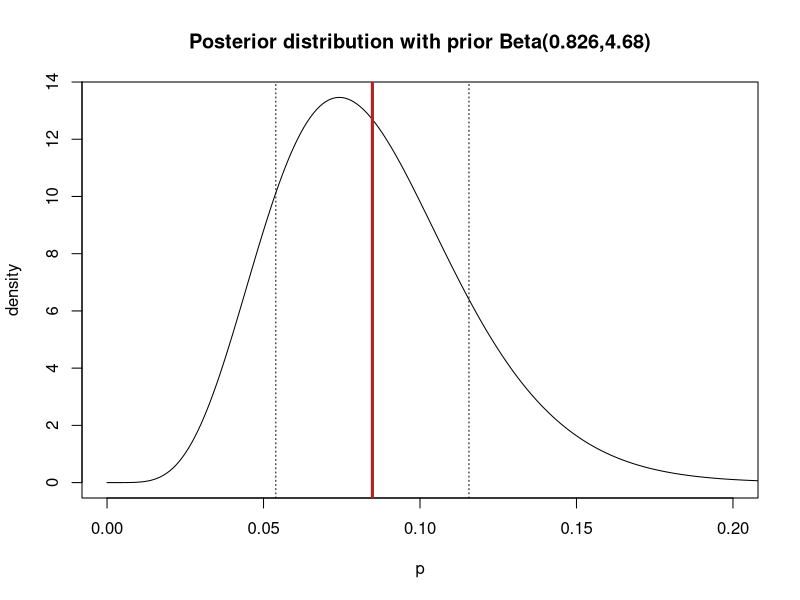
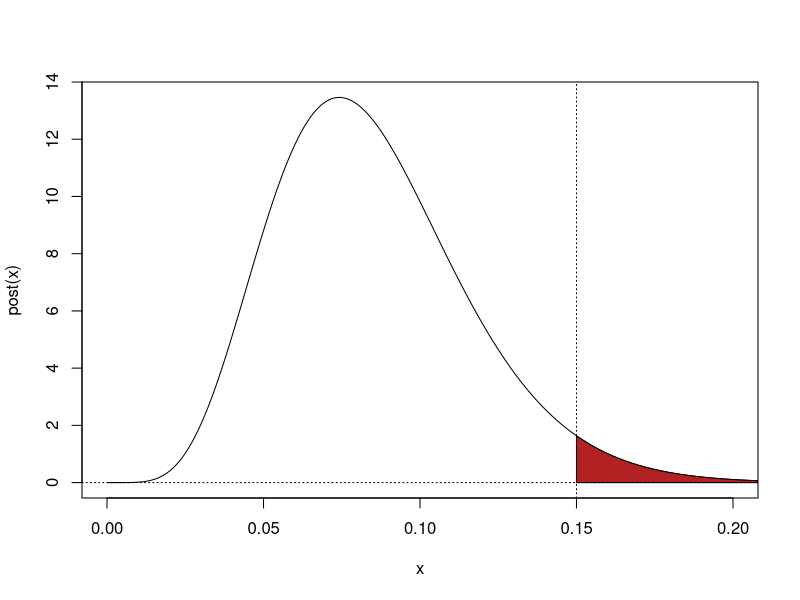
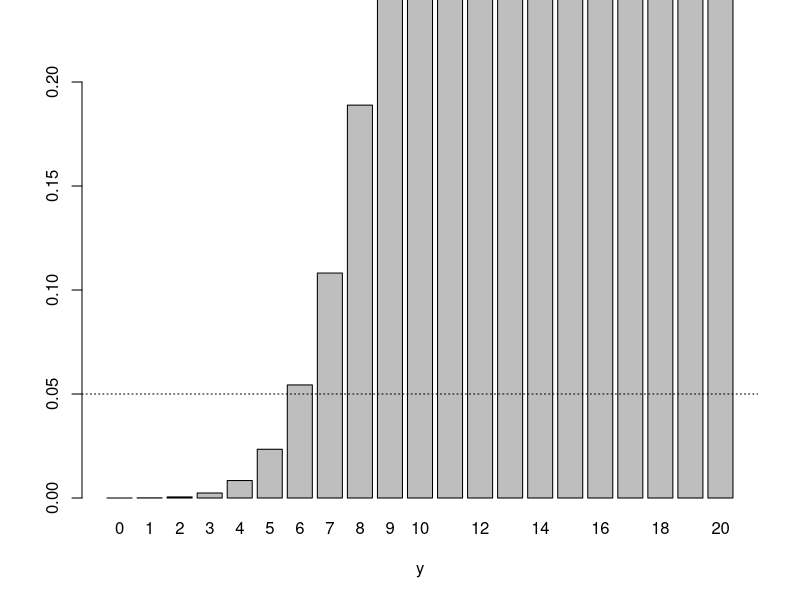
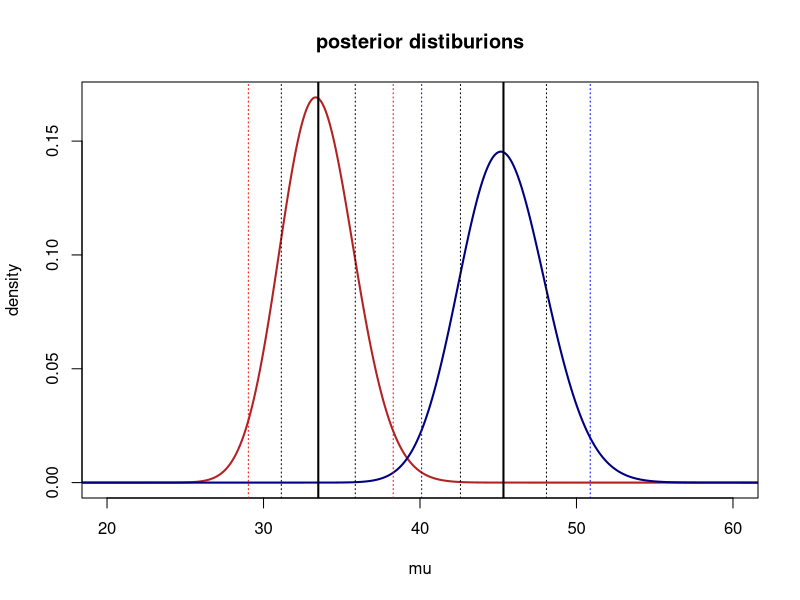
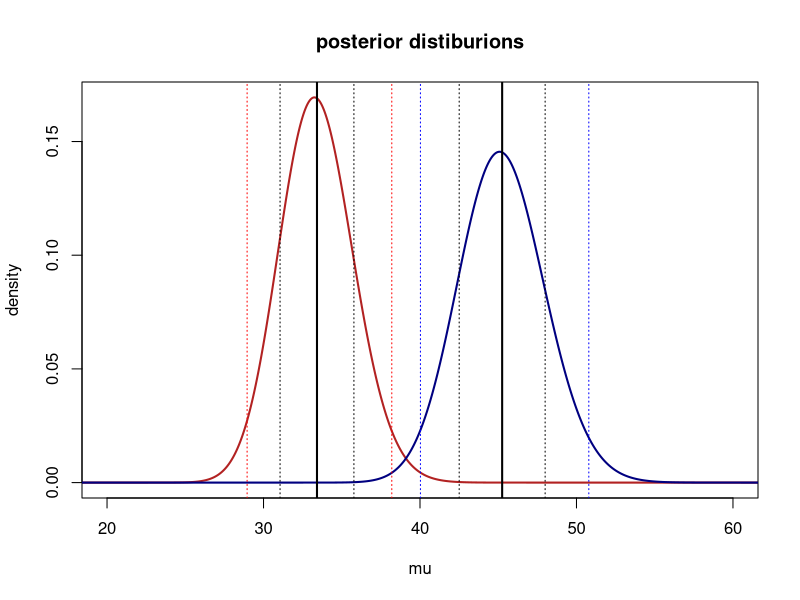
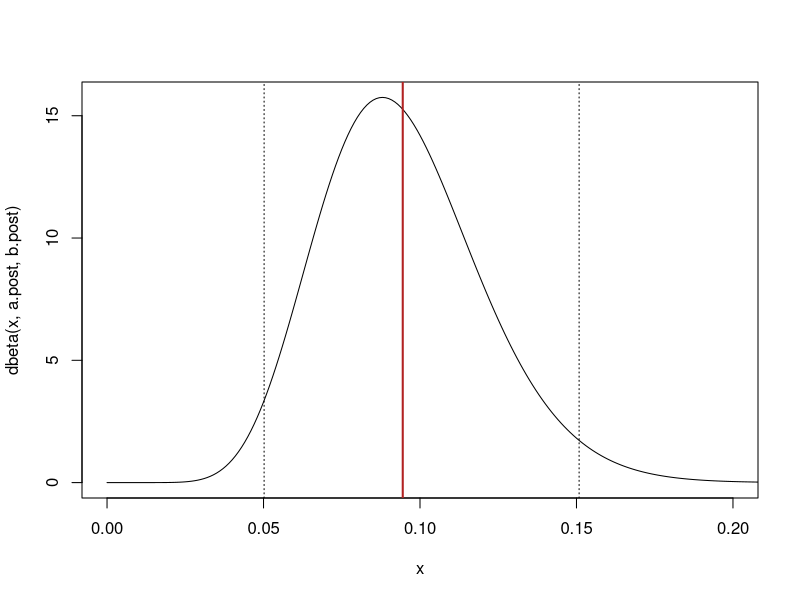
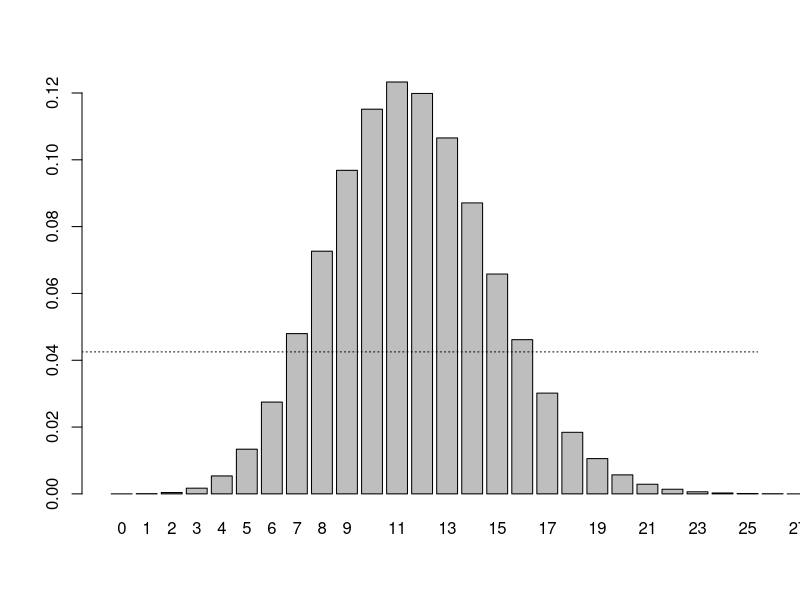

These figures' R source, in order:
## ---- chunk 1
p <- 0.15 #probability of fail detecting desease
n <- 75 #sample size 
#A) the probaility distribution is a bynomial distribution, because there are multiple bernoulli processes due to the fact the detection can either fail or not.
## ---- chunk 2
y <- 6 #observed fail of detection 

cat("The Frequentist estimator is y/n:", y/n,"\n")
cat("The Bayesian estimator with a uniform prior Beta(1,1) is a/(a+b), with a = 1+y, b=n-y+1:", (1+y)/(n-y+1))
## ---- chunk 3
#bayesian computation of posterior probability, with prior Beta(mean=0.15, sig=0.14)
m <- 0.15
s <- 0.14 
## ---- chunk 4
b <- 4.68
a <- 0.826
#The prior is a Beta(0.826,4.68) so with a Binomial Likelyhood the associated posterior is also a Beta distribution with:

a.post <- a + y
b.post <- b + n - y 

x <- seq(0,1,.001)

m.post <- a.post/(b.post+a.post)
var.post <- (a.post*b.post)/(((a.post+b.post)^2)*(a.post+b.post+1))


cat(m.post,"\n",sqrt(var.post))

plot(x, dbeta(x,a.post,b.post), type="l", main="Posterior distribution with prior Beta(0.826,4.68)", xlab = "p", ylab="density", xlim = c(0, 0.2) )
abline(v=m.post, lwd=3, col="firebrick")
abline(v=m.post-sqrt(var.post), lty="dotted")
abline(v=m.post+sqrt(var.post), lty="dotted")


## ---- chunk 5
#hypotesys test in bayesian way H0: p>=0.15

p <- 0.15
post <- function(x) {return(dbeta(x,a.post,b.post))}
cat("The integral of required region is:", integrate(post, 0.15, 1)$value*100,"%\nIt is smaller that 5% of significance level so we can reject the null hypotesys, test has produced significant results.")

plot(x,post(x),type="l", xlim = c(0,0.2))
abline(v=0.15, lty="dotted")
polygon(x=c(0.15,x[x>=0.15]), y=c(0,post(x)[x>=0.15]), col="firebrick")
abline(h=0, lty="dotted")

## ---- chunk 6
#the same HT in the frequentist way
x <-0:20

barplot(pbinom(x,75,0.15), names.arg = x, xlab="y", ylim=c(0,0.2))
abline(h=0.05, lty="dotted")
cat("y = 6 lies in the acceptance region so the H0 hypotesis should be accepted, to be more sure is useful to calculate the p-value:", pbinom(6,75,0.15)*100, "% which is higher then the 5% acceptance level so the null hypotesys must be accepted.")
## ---- chunk 7
#a uniform prior for a poisson process can be view as a Gamma(a=1,l=0) which for poisson process is coniugate to another Gamma distribution.
#The new parameters for distribution can be obtained: a.post = a + sum(y) l.post = l + n 
a.prior <- 1
l.prior <- 0 

y1 <- c(109,65,22,3,1,0)
y2 <- c(144,91,32,3,1,0)
 
n <- length(y1)

a1.post <- a.prior + sum(y1)
a2.post <- a.prior + sum(y2)

l.post <- l.prior + n 

m1 <- a1.post/l.post
m2 <- a2.post/l.post
var1 <- a1.post/(l.post^2)
var2 <- a2.post/(l.post^2)
clow1 <- qgamma(0.025, a1.post, l.post)
cup1 <-  qgamma(0.975, a1.post, l.post)
clow2 <- qgamma(0.025, a2.post, l.post)
cup2 <-  qgamma(0.975, a2.post, l.post)
med1 <- qgamma(0.5, a1.post, l.post)
med2 <- qgamma(0.5, a2.post, l.post)


x <- seq(0,100,.001) 
plot(x, dgamma(x,a1.post,l.post), type="l", lwd=2, col="firebrick", main="posterior distiburions", xlim=c(20,60), xlab="mu", ylab="density")
lines(x, dgamma(x,a2.post,l.post), lwd=2, col="navy")
abline(v = m1, lwd=2)
abline(v = m2, lwd=2)
abline(v = m1-sqrt(var1), lty="dotted")
abline(v = m1+sqrt(var1), lty="dotted")
abline(v = m2-sqrt(var2), lty="dotted")
abline(v = m2+sqrt(var2), lty="dotted")

abline(v = clow1, lty="dotted", col="red")
abline(v = cup1, lty="dotted", col="red")
abline(v = clow2, lty="dotted", col="blue")
abline(v = cup2, lty="dotted", col="blue")


cat("mean are:", m1, m2, "\nvariance are:", var1, var2, "\ncredibility intervals are:[",clow1,";",cup1,"], [",clow2,";",cup2,"]", "\nmedians:",med1, med2 )
## ---- chunk 8
#with jeffrey's prior 
a.prior <- 0.5
l.prior <- 0 

y1 <- c(109,65,22,3,1,0)
y2 <- c(144,91,32,3,1,0)
 
n <- length(y1)

a1.post <- a.prior + sum(y1)
a2.post <- a.prior + sum(y2)

l.post <- l.prior + n 

m1 <- a1.post/l.post
m2 <- a2.post/l.post
var1 <- a1.post/(l.post^2)
var2 <- a2.post/(l.post^2)
clow1 <- qgamma(0.025, a1.post, l.post)
cup1 <-  qgamma(0.975, a1.post, l.post)
clow2 <- qgamma(0.025, a2.post, l.post)
cup2 <-  qgamma(0.975, a2.post, l.post)

x <- seq(0,100,.001) 
plot(x, dgamma(x,a1.post,l.post), type="l", lwd=2, col="firebrick", main="posterior distiburions", xlim=c(20,60), xlab="mu", ylab="density")
lines(x, dgamma(x,a2.post,l.post), lwd=2, col="navy")
abline(v = m1, lwd=2)
abline(v = m2, lwd=2)
abline(v = m1-sqrt(var1), lty="dotted")
abline(v = m1+sqrt(var1), lty="dotted")
abline(v = m2-sqrt(var2), lty="dotted")
abline(v = m2+sqrt(var2), lty="dotted")

abline(v = clow1, lty="dotted", col="red")
abline(v = cup1, lty="dotted", col="red")
abline(v = clow2, lty="dotted", col="blue")
abline(v = cup2, lty="dotted", col="blue")


cat("mean are:", m1, m2, "\nvariance are:", var1, var2, "\ncredibility intervals are:[",clow1,";",cup1,"], [",clow2,";",cup2,"]" )
## ---- chunk 9
n <- 116
y <- 11
cat("frequentist estimator for p is:", y/n)
## ---- chunk 10
#using beta(1,10) calculate the posterior
a.prior <- 1
b.prior <-10

a.post <- y + a.prior
b.post <- n - y + b.prior 

x<- seq(0,1,.001)

qlow <- qbeta(0.025,a.post,b.post)
qup <- qbeta(0.975,a.post,b.post)


plot(x, dbeta(x,a.post,b.post), type="l", xlim=c(0, 0.2))
abline(v=a.post/(a.post+b.post), lwd=2, col="firebrick")
abline(v=qlow, lty="dotted")
abline(v=qup, lty="dotted")
## ---- chunk 11
cat("The bayesian estimator is:", a.post/(a.post+b.post), "\nThe variance is:", (a.post*b.post)/(((a.post+b.post)^2)*(a.post+b.post+1)))
cat("\n95% credibility interval is: [",qlow,";",qup,"]")
## ---- chunk 12
#test in the frequentist way 

x <- 0:30

barplot(dbinom(x,n,0.1), names.arg = x, xlim=c(0,30))


qlow <- qbinom(0.025,116,0.1)
qup <- qbinom(0.975,116,0.1)
cat("area in the acceptance region:", sum(dbinom(qlow:qup,116,0.1))*100, "\nlimits of the acceptance region:", qlow, qup,"\nalpha is:", (1-sum(dbinom(qlow:qup,116,0.1)))*100,"%\n")

abline(h=0.0425, lty="dotted")
cat("our measure y=11 lies in the acceptance region so the null hypotesis can not be rejected on a significance level of 5%")
## ---- chunk 13
#HT in bayesian way
cat("\n95% credibility interval is: [",qlow,";",qup,"] so the probability p=0.1 lies inside the acceptance regione, null hypothesis can not be rejected.")
